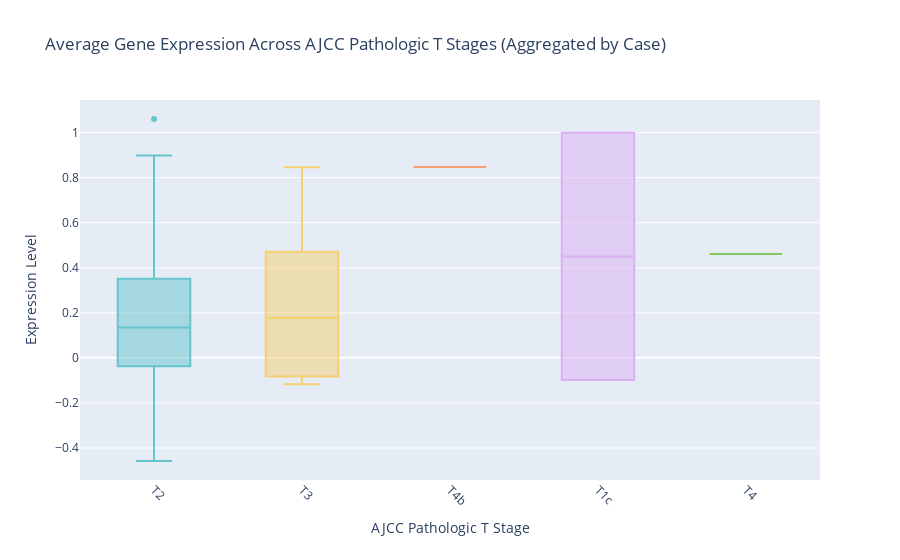

This figure's notebook cell:
### Code cell
# Filter out "Unknown" values for AJCC Pathologic T stages
filtered_data_state_t = aggregated_data[reshaped_df_drop['ajcc_pathologic_t'] != "Unknown"]

fig = px.box(
    filtered_data_state_t,
    x='ajcc_pathologic_t',
    y='Expression',
    color='ajcc_pathologic_t',  
    title="Average Gene Expression Across AJCC Pathologic T Stages (Aggregated by Case)",
    labels={
        'ajcc_pathologic_t': 'AJCC Pathologic T Stage',
        'Expression': 'Expression Level'
    },
    color_discrete_sequence=px.colors.qualitative.Pastel 
)


fig.update_layout(
    xaxis_title="AJCC Pathologic T Stage",
    yaxis_title="Expression Level",
    xaxis_tickangle=45,
    showlegend=False 
)

fig.show()

### Figure 1 — Plotly figure (JSON) as saved in the notebook; plotly's stock layout.template omitted (floating-point values rounded to 4 significant figures)
{"data": [{"alignmentgroup": "True", "hovertemplate": "AJCC Pathologic T Stage=%{x}<br>Expression Level=%{y}<extra></extra>", "legendgroup": "T2", "marker": {"color": "rgb(102, 197, 204)"}, "name": "T2", "notched": false, "offsetgroup": "T2", "orientation": "v", "showlegend": true, "type": "box", "x": ["T2", "T2", "T2", "T2", "T2", "T2", "T2", "T2", "T2", "T2", "T2", "T2", "T2", "T2", "T2", "T2", "T2", "T2", "T2", "T2", "T2", "T2", "T2", "T2", "T2", "T2", "T2", "T2", "T2", "T2", "T2"], "x0": " ", "xaxis": "x", "y": [0.8706, 0.2413, -0.03456, 0.1114, 0.1343, -0.4578, -0.03797, -0.3032, -0.2155, -0.2007, -0.0954, 1.06, -0.2368, 0.1552, 0.3874, 0.1483, 0.2064, 0.1618, 0.8981, 0.07181, 0.01552, 0.5844, 0.08754, 0.5061, -0.2536, 0.7111, 0.1814, 0.07315, 0.1532, 0.0551, 0.5524], "y0": " ", "yaxis": "y"}, {"alignmentgroup": "True", "hovertemplate": "AJCC Pathologic T Stage=%{x}<br>Expression Level=%{y}<extra></extra>", "legendgroup": "T3", "marker": {"color": "rgb(246, 207, 113)"}, "name": "T3", "notched": false, "offsetgroup": "T3", "orientation": "v", "showlegend": true, "type": "box", "x": ["T3", "T3", "T3", "T3", "T3", "T3", "T3", "T3"], "x0": " ", "xaxis": "x", "y": [-0.04958, 0.8467, -0.1175, 0.5793, 0.3617, 0.3293, 0.02519, -0.117], "y0": " ", "yaxis": "y"}, {"alignmentgroup": "True", "hovertemplate": "AJCC Pathologic T Stage=%{x}<br>Expression Level=%{y}<extra></extra>", "legendgroup": "T4b", "marker": {"color": "rgb(248, 156, 116)"}, "name": "T4b", "notched": false, "offsetgroup": "T4b", "orientation": "v", "showlegend": true, "type": "box", "x": ["T4b"], "x0": " ", "xaxis": "x", "y": [0.8473], "y0": " ", "yaxis": "y"}, {"alignmentgroup": "True", "hovertemplate": "AJCC Pathologic T Stage=%{x}<br>Expression Level=%{y}<extra></extra>", "legendgroup": "T1c", "marker": {"color": "rgb(220, 176, 242)"}, "name": "T1c", "notched": false, "offsetgroup": "T1c", "orientation": "v", "showlegend": true, "type": "box", "x": ["T1c", "T1c"], "x0": " ", "xaxis": "x", "y": [-0.09878, 0.9992], "y0": " ", "yaxis": "y"}, {"alignmentgroup": "True", "hovertemplate": "AJCC Pathologic T Stage=%{x}<br>Expression Level=%{y}<extra></extra>", "legendgroup": "T4", "marker": {"color": "rgb(135, 197, 95)"}, "name": "T4", "notched": false, "offsetgroup": "T4", "orientation": "v", "showlegend": true, "type": "box", "x": ["T4"], "x0": " ", "xaxis": "x", "y": [0.4616], "y0": " ", "yaxis": "y"}], "layout": {"autosize": true, "boxmode": "overlay", "legend": {"title": {"text": "AJCC Pathologic T Stage"}, "tracegroupgap": 0}, "showlegend": false, "title": {"text": "Average Gene Expression Across AJCC Pathologic T Stages (Aggregated by Case)"}, "xaxis": {"anchor": "y", "autorange": true, "categoryarray": ["T2", "T3", "T4b", "T1c", "T4"], "categoryorder": "array", "domain": [0, 1], "range": [-0.5, 4.5], "tickangle": 45, "title": {"text": "AJCC Pathologic T Stage"}, "type": "category"}, "yaxis": {"anchor": "x", "autorange": true, "domain": [0, 1], "range": [-0.5422, 1.145], "title": {"text": "Expression Level"}, "type": "linear"}}}
